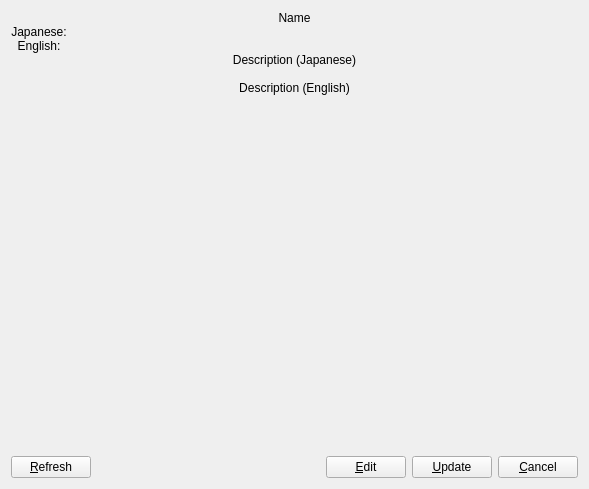
<?xml version="1.0" encoding="UTF-8"?>
<ui version="4.0">
 <author>John Eric Martin &lt;john.eric.martin@gmail.com&gt;</author>
 <class>TraitView</class>
 <widget class="QWidget" name="TraitView">
  <property name="geometry">
   <rect>
    <x>0</x>
    <y>0</y>
    <width>589</width>
    <height>489</height>
   </rect>
  </property>
  <layout class="QVBoxLayout">
   <item>
    <widget class="QStackedWidget" name="stackedWidget">
     <property name="currentIndex">
      <number>0</number>
     </property>
     <widget class="QWidget" name="page">
      <layout class="QVBoxLayout">
       <property name="spacing">
        <number>0</number>
       </property>
       <property name="margin">
        <number>0</number>
       </property>
       <item>
        <layout class="QVBoxLayout">
         <property name="spacing">
          <number>0</number>
         </property>
         <item>
          <layout class="QHBoxLayout">
           <item>
            <widget class="QLabel" name="nameLabel">
             <property name="sizePolicy">
              <sizepolicy hsizetype="Expanding" vsizetype="Preferred">
               <horstretch>0</horstretch>
               <verstretch>0</verstretch>
              </sizepolicy>
             </property>
             <property name="text">
              <string>Name</string>
             </property>
             <property name="alignment">
              <set>Qt::AlignCenter</set>
             </property>
            </widget>
           </item>
          </layout>
         </item>
         <item>
          <layout class="QGridLayout">
           <property name="horizontalSpacing">
            <number>5</number>
           </property>
           <property name="verticalSpacing">
            <number>0</number>
           </property>
           <item row="0" column="0">
            <widget class="QLabel" name="japaneseNameLabel">
             <property name="text">
              <string>Japanese:</string>
             </property>
             <property name="alignment">
              <set>Qt::AlignCenter</set>
             </property>
            </widget>
           </item>
           <item row="0" column="1">
            <widget class="QLabel" name="japaneseName">
             <property name="sizePolicy">
              <sizepolicy hsizetype="Expanding" vsizetype="Preferred">
               <horstretch>0</horstretch>
               <verstretch>0</verstretch>
              </sizepolicy>
             </property>
             <property name="textInteractionFlags">
              <set>Qt::LinksAccessibleByMouse|Qt::TextSelectableByMouse</set>
             </property>
            </widget>
           </item>
           <item row="1" column="0">
            <widget class="QLabel" name="englishNameLabel">
             <property name="text">
              <string>English:</string>
             </property>
             <property name="alignment">
              <set>Qt::AlignCenter</set>
             </property>
            </widget>
           </item>
           <item row="1" column="1">
            <widget class="QLabel" name="englishName">
             <property name="sizePolicy">
              <sizepolicy hsizetype="Expanding" vsizetype="Preferred">
               <horstretch>0</horstretch>
               <verstretch>0</verstretch>
              </sizepolicy>
             </property>
             <property name="textInteractionFlags">
              <set>Qt::LinksAccessibleByMouse|Qt::TextSelectableByMouse</set>
             </property>
            </widget>
           </item>
          </layout>
         </item>
        </layout>
       </item>
       <item>
        <layout class="QVBoxLayout">
         <item>
          <widget class="QLabel" name="desc_jaLabel">
           <property name="text">
            <string>Description (Japanese)</string>
           </property>
           <property name="alignment">
            <set>Qt::AlignCenter</set>
           </property>
          </widget>
         </item>
         <item>
          <widget class="QLabel" name="desc_ja">
           <property name="wordWrap">
            <bool>true</bool>
           </property>
           <property name="textInteractionFlags">
            <set>Qt::LinksAccessibleByMouse|Qt::TextSelectableByMouse</set>
           </property>
          </widget>
         </item>
        </layout>
       </item>
       <item>
        <layout class="QVBoxLayout">
         <item>
          <widget class="QLabel" name="desc_enLabel">
           <property name="text">
            <string>Description (English)</string>
           </property>
           <property name="alignment">
            <set>Qt::AlignCenter</set>
           </property>
          </widget>
         </item>
         <item>
          <widget class="QLabel" name="desc_en">
           <property name="wordWrap">
            <bool>true</bool>
           </property>
           <property name="textInteractionFlags">
            <set>Qt::LinksAccessibleByMouse|Qt::TextSelectableByMouse</set>
           </property>
          </widget>
         </item>
        </layout>
       </item>
       <item>
        <spacer>
         <property name="orientation">
          <enum>Qt::Vertical</enum>
         </property>
         <property name="sizeHint" stdset="0">
          <size>
           <width>20</width>
           <height>40</height>
          </size>
         </property>
        </spacer>
       </item>
      </layout>
     </widget>
     <widget class="QWidget" name="page_2">
      <layout class="QVBoxLayout">
       <property name="spacing">
        <number>0</number>
       </property>
       <property name="margin">
        <number>0</number>
       </property>
       <item>
        <layout class="QHBoxLayout">
         <item>
          <widget class="QLabel" name="nameLabel2">
           <property name="sizePolicy">
            <sizepolicy hsizetype="Expanding" vsizetype="Preferred">
             <horstretch>0</horstretch>
             <verstretch>0</verstretch>
            </sizepolicy>
           </property>
           <property name="text">
            <string>Name</string>
           </property>
           <property name="alignment">
            <set>Qt::AlignCenter</set>
           </property>
          </widget>
         </item>
        </layout>
       </item>
       <item>
        <layout class="QGridLayout">
         <property name="horizontalSpacing">
          <number>5</number>
         </property>
         <property name="verticalSpacing">
          <number>0</number>
         </property>
         <item row="0" column="0">
          <widget class="QLabel" name="japaneseNameLabel2">
           <property name="text">
            <string>Japanese:</string>
           </property>
           <property name="alignment">
            <set>Qt::AlignCenter</set>
           </property>
          </widget>
         </item>
         <item row="1" column="0">
          <widget class="QLabel" name="englishNameLabel2">
           <property name="text">
            <string>English:</string>
           </property>
           <property name="alignment">
            <set>Qt::AlignCenter</set>
           </property>
          </widget>
         </item>
         <item row="0" column="1">
          <widget class="QLineEdit" name="japaneseNameEdit"/>
         </item>
         <item row="1" column="1">
          <widget class="QLineEdit" name="englishNameEdit"/>
         </item>
        </layout>
       </item>
       <item>
        <layout class="QVBoxLayout">
         <property name="spacing">
          <number>5</number>
         </property>
         <item>
          <spacer>
           <property name="orientation">
            <enum>Qt::Horizontal</enum>
           </property>
           <property name="sizeType">
            <enum>QSizePolicy::Minimum</enum>
           </property>
           <property name="sizeHint" stdset="0">
            <size>
             <width>5</width>
             <height>5</height>
            </size>
           </property>
          </spacer>
         </item>
         <item>
          <widget class="QLabel" name="desc_jaLabel2">
           <property name="text">
            <string>Description (Japanese)</string>
           </property>
           <property name="alignment">
            <set>Qt::AlignCenter</set>
           </property>
          </widget>
         </item>
         <item>
          <widget class="QTextEdit" name="desc_jaEdit"/>
         </item>
        </layout>
       </item>
       <item>
        <layout class="QVBoxLayout">
         <property name="spacing">
          <number>5</number>
         </property>
         <item>
          <spacer>
           <property name="orientation">
            <enum>Qt::Horizontal</enum>
           </property>
           <property name="sizeType">
            <enum>QSizePolicy::Minimum</enum>
           </property>
           <property name="sizeHint" stdset="0">
            <size>
             <width>5</width>
             <height>5</height>
            </size>
           </property>
          </spacer>
         </item>
         <item>
          <widget class="QLabel" name="desc_enLabel2">
           <property name="text">
            <string>Description (English)</string>
           </property>
           <property name="alignment">
            <set>Qt::AlignCenter</set>
           </property>
          </widget>
         </item>
         <item>
          <widget class="QTextEdit" name="desc_enEdit"/>
         </item>
        </layout>
       </item>
      </layout>
     </widget>
    </widget>
   </item>
   <item>
    <layout class="QHBoxLayout">
     <item>
      <widget class="QPushButton" name="refreshButton">
       <property name="text">
        <string>&amp;Refresh</string>
       </property>
      </widget>
     </item>
     <item>
      <spacer>
       <property name="orientation">
        <enum>Qt::Horizontal</enum>
       </property>
       <property name="sizeHint" stdset="0">
        <size>
         <width>40</width>
         <height>20</height>
        </size>
       </property>
      </spacer>
     </item>
     <item>
      <widget class="QPushButton" name="editButton">
       <property name="text">
        <string>&amp;Edit</string>
       </property>
      </widget>
     </item>
     <item>
      <widget class="QPushButton" name="updateButton">
       <property name="text">
        <string>&amp;Update</string>
       </property>
      </widget>
     </item>
     <item>
      <widget class="QPushButton" name="cancelButton">
       <property name="text">
        <string>&amp;Cancel</string>
       </property>
      </widget>
     </item>
    </layout>
   </item>
  </layout>
 </widget>
 <resources/>
 <connections/>
</ui>
